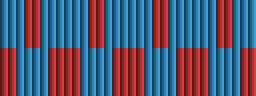

A level layout from a 2D game, rendered from its tile map. Below: a short description, then the map file with tile-grid data replaced by summaries:
An orthogonal 32x12 tile map with 8x8 px tiles, 26 tile layers (frame00, frame00_pal, frame01, frame01_pal, ...), 2 tilesets.

<map version="1.10" tiledversion="1.10.2" orientation="orthogonal" renderorder="right-down" width="32" height="12" tilewidth="8" tileheight="8" infinite="0" nextlayerid="27" nextobjectid="1">
 <tileset firstgid="1" name="tiles" tilewidth="8" tileheight="8" tilecount="768" columns="16">
  <image source="tiles.png" width="128" height="384" />
 </tileset>
 <tileset firstgid="769" name="palettes" tilewidth="8" tileheight="8" tilecount="8" columns="8">
  <image source="../../screen/palettes.png" width="64" height="8" />
 </tileset>
 <layer id="1" name="frame00" width="32" height="12">
  <data>[384 cells, 120 non-empty, 45 distinct tile ids]</data>
 </layer>
 <layer id="2" name="frame00_pal" width="32" height="12">
  <data>[384 cells, 120 non-empty, 5 distinct tile ids]</data>
 </layer>
 <layer id="3" name="frame01" width="32" height="12">
  <data>[384 cells, 384 non-empty, 43 distinct tile ids]</data>
 </layer>
 <layer id="4" name="frame01_pal" width="32" height="12">
  <data>[384 cells, 384 non-empty, 2 distinct tile ids]</data>
 </layer>
 <layer id="5" name="frame02" width="32" height="12">
  <data>[384 cells, 384 non-empty, 61 distinct tile ids]</data>
 </layer>
 <layer id="6" name="frame02_pal" width="32" height="12">
  <data>[384 cells, 384 non-empty, 2 distinct tile ids]</data>
 </layer>
 <layer id="7" name="frame03" width="32" height="12">
  <data>[384 cells, 384 non-empty, 61 distinct tile ids]</data>
 </layer>
 <layer id="8" name="frame03_pal" width="32" height="12">
  <data>[384 cells, 384 non-empty, 2 distinct tile ids]</data>
 </layer>
 <layer id="9" name="frame04" width="32" height="12">
  <data>[384 cells, 384 non-empty, 48 distinct tile ids]</data>
 </layer>
 <layer id="10" name="frame04_pal" width="32" height="12">
  <data>[384 cells, 384 non-empty, 1 distinct tile ids]</data>
 </layer>
 <layer id="11" name="frame05" width="32" height="12">
  <data>[384 cells, 384 non-empty, 61 distinct tile ids]</data>
 </layer>
 <layer id="12" name="frame05_pal" width="32" height="12">
  <data>[384 cells, 384 non-empty, 1 distinct tile ids]</data>
 </layer>
 <layer id="13" name="frame06" width="32" height="12">
  <data>[384 cells, 384 non-empty, 61 distinct tile ids]</data>
 </layer>
 <layer id="14" name="frame06_pal" width="32" height="12">
  <data>[384 cells, 384 non-empty, 2 distinct tile ids]</data>
 </layer>
 <layer id="15" name="frame07" width="32" height="12">
  <data>[384 cells, 384 non-empty, 43 distinct tile ids]</data>
 </layer>
 <layer id="16" name="frame07_pal" width="32" height="12">
  <data>[384 cells, 384 non-empty, 2 distinct tile ids]</data>
 </layer>
 <layer id="17" name="frame08" width="32" height="12">
  <data>[384 cells, 384 non-empty, 61 distinct tile ids]</data>
 </layer>
 <layer id="18" name="frame08_pal" width="32" height="12">
  <data>[384 cells, 384 non-empty, 2 distinct tile ids]</data>
 </layer>
 <layer id="19" name="frame09" width="32" height="12">
  <data>[384 cells, 384 non-empty, 61 distinct tile ids]</data>
 </layer>
 <layer id="20" name="frame09_pal" width="32" height="12">
  <data>[384 cells, 384 non-empty, 2 distinct tile ids]</data>
 </layer>
 <layer id="21" name="frame10" width="32" height="12">
  <data>[384 cells, 384 non-empty, 43 distinct tile ids]</data>
 </layer>
 <layer id="22" name="frame10_pal" width="32" height="12">
  <data>[384 cells, 384 non-empty, 2 distinct tile ids]</data>
 </layer>
 <layer id="23" name="frame11" width="32" height="12">
  <data>[384 cells, 384 non-empty, 60 distinct tile ids]</data>
 </layer>
 <layer id="24" name="frame11_pal" width="32" height="12">
  <data>[384 cells, 384 non-empty, 1 distinct tile ids]</data>
 </layer>
 <layer id="25" name="frame12" width="32" height="12">
  <data>[384 cells, 384 non-empty, 61 distinct tile ids]</data>
 </layer>
 <layer id="26" name="frame12_pal" width="32" height="12">
  <data>[384 cells, 384 non-empty, 2 distinct tile ids]</data>
 </layer>
</map>
